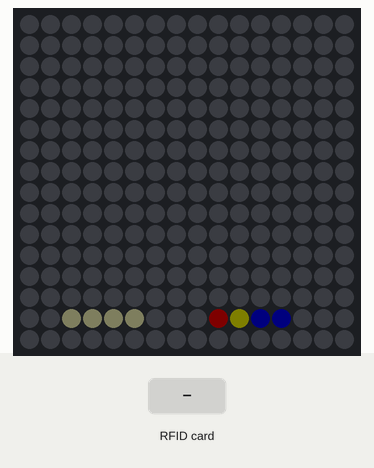
This sketch was run on a simulated Arduino Uno, built with avr-gcc and run on an emulated ATmega328P. Shown: 16×16 RGB LED matrix (first LED top left, wired row by row). The inputs (shaded band) are chosen by the test bench. Dim RGB values are drawn brighter than linear; random numbers use the default seed unless the sketch sets one; what the sketch prints to the serial monitor is not drawn.

Above: at 1.8 s.
1.9 s: RFID card 04 6E 22 BB held to the reader
3.9 s: RFID card 82 78 C0 80 held to the reader
5.9 s: RFID card 00 00 00 00 held to the reader
Timing chart, 0 to 8.9 s (numbered marks = the images above; inputs shaded):
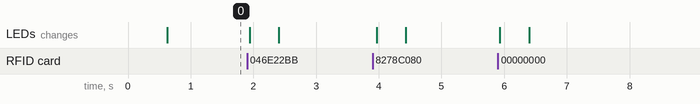

The sketch:

rfid_4reader_farben_V2.ino
```cpp
/* =========================================================================
   4 RFID-Reader (RC522) mit Farbzuordnung + 16x16 LED-Matrix
   -------------------------------------------------------------------------
   16 Chips, jeweils 4 pro Farbe (Rot / Gruen / Blau / Gelb).

   Alle Farben stehen als RGB-Werte im Array farben[]:
       farben[0] = Weiss   (kein Chip / unbekannter Chip)
       farben[1] = Rot
       farben[2] = Gruen
       farben[3] = Blau
       farben[4] = Gelb

   Jeder Reader hat eine eigene Variable farbeReader[0..3]. Sie enthaelt
   den INDEX in farben[] (0..4):
     - Chip liegt auf  -> Farbindex aus der Tabelle CHIPS
     - kein Chip       -> 0 (Weiss)

   Jeder Reader hat ausserdem einen festen Pixel auf der Matrix, der seine
   aktuelle Farbe anzeigt (siehe READER_LED_REIHE / READER_LED_POSITION):
       Reader 1 -> Reihe 15, Position 3
       Reader 2 -> Reihe 15, Position 4
       Reader 3 -> Reihe 15, Position 5
       Reader 4 -> Reihe 15, Position 6

   Abfrage im Code z.B. so:
       if (farbeReader[2] == 1) { ... }            // Reader 3 hat Rot
       setLED(1, 1, farben[farbeReader[2]]);       // Farbe direkt anzeigen

   Die serielle Ausgabe dient nur zur Einrichtung (UIDs auslesen) und
   kann im fertigen Produkt entfernt werden.

   VERKABELUNG (Arduino UNO)
     Gemeinsam an alle 4 Reader:
       SCK   -> Pin 13
       MOSI  -> Pin 11
       MISO  -> Pin 12
       RST   -> Pin 9
       3.3V  -> 3.3V     (NICHT 5V!)
       GND   -> GND
     Einzeln pro Reader:
       SDA/SS Reader 1 -> Pin 10
       SDA/SS Reader 2 -> Pin 8
       SDA/SS Reader 3 -> Pin 7
       SDA/SS Reader 4 -> Pin 6
     LED-Matrix:
       DIN   -> Pin 5
   ========================================================================= */

#include <SPI.h>
#include <MFRC522.h>
#include <Adafruit_GFX.h>
#include <Adafruit_NeoMatrix.h>
#include <Adafruit_NeoPixel.h>

#define PIN 5    // Datenpin der LED-Matrix

// --------------------------- Konfiguration -------------------------------

const byte ANZAHL_READER = 4;

const byte RST_PIN  = 9;   // gemeinsam fuer alle Reader
const byte SS_PIN_1 = 10;
const byte SS_PIN_2 = 8;
const byte SS_PIN_3 = 7;
const byte SS_PIN_4 = 6;

// Laenge der UID in Byte. Die meisten MIFARE-Classic-Chips haben 4 Byte.
// Falls deine Chips 7 Werte ausgeben, hier auf 7 aendern.
const byte UID_LAENGE = 4;

// So viele fehlgeschlagene Abfragen in Folge, bevor "Chip entfernt" gilt.
const byte MAX_FEHLVERSUCHE = 3;

// Pause zwischen zwei kompletten Abfragerunden (ms)
const unsigned int POLL_INTERVALL = 30;

// Wartezeit nach dem Einschalten einer Antenne (ms).
// Falls Chips unzuverlaessig erkannt werden: zuerst erhoehen (z.B. auf 10).
const byte ANTENNEN_WARTEZEIT = 5;

// ---------------------- LED-Zuordnung der Reader -------------------------
// Welcher Pixel der Matrix gehoert zu welchem Reader?
// Das sind die Pixel, die vorher als Testpixel gedient haben.
// Willst du die Anzeige woanders hin verlegen, aenderst du nur diese Zeilen.

const byte READER_LED_REIHE = 15;
const byte READER_LED_POSITION[ANZAHL_READER] = { 3, 4, 5, 6 };

// ------------------------------ Farben -----------------------------------

const byte ANZAHL_FARBEN = 5;

int farben[ANZAHL_FARBEN][3] =
{
  {255, 255, 220},  // 0 Weiss
  {255,   0,   0},  // 1 Rot
  {  0, 255,   0},  // 2 Gruen
  {  0,   0, 255},  // 3 Blau
  {255, 255,   0}   // 4 Gelb
};

// Nur fuer die serielle Ausgabe waehrend der Einrichtung.
// Reihenfolge muss zu farben[] passen!
const char* const FARB_NAMEN[ANZAHL_FARBEN] = {
  "Weiss", "Rot", "Gruen", "Blau", "Gelb"
};

// ------------------------- Chip-Farb-Tabelle -----------------------------
// Hier die UIDs deiner 16 Chips eintragen, dahinter der Farbindex (1..4).
// Schreibweise wahlweise hexadezimal {0xA3, 0x2F, 0x91, 0x7B}
// oder dezimal                       {163,  47,   145,  123}

struct Chip {
  byte uid[UID_LAENGE];
  byte farbe;             // Index in farben[]
};

const Chip CHIPS[] = {
  // ---- Rot (1) ----
  { {0x04, 0x6E, 0x22, 0xBB}, 1 },
  { {0x82, 0x78, 0xC0, 0x80}, 1 },
  { {0x00, 0x00, 0x00, 0x00}, 1 },
  { {0x00, 0x00, 0x00, 0x00}, 1 },
  // ---- Gruen (2) ----
  { {0x9C, 0x6F, 0xA5, 0x80}, 2 },
  { {0x00, 0x00, 0x00, 0x00}, 2 },
  { {0x00, 0x00, 0x00, 0x00}, 2 },
  { {0x00, 0x00, 0x00, 0x00}, 2 },
  // ---- Blau (3) ----
  { {0xD6, 0x33, 0xC7, 0x80}, 3 },
  { {0x00, 0x00, 0x00, 0x00}, 3 },
  { {0x00, 0x00, 0x00, 0x00}, 3 },
  { {0x00, 0x00, 0x00, 0x00}, 3 },
  // ---- Gelb (4) ----
  { {0xB5, 0x0E, 0xC7, 0x80}, 4 },
  { {0x00, 0x00, 0x00, 0x00}, 4 },
  { {0x00, 0x00, 0x00, 0x00}, 4 },
  { {0x00, 0x00, 0x00, 0x00}, 4 }
};

const byte ANZAHL_CHIPS = sizeof(CHIPS) / sizeof(CHIPS[0]);

// --------------------------- Spielvariablen ------------------------------

// Zufaellige Reihenfolge merken (Farbindizes 1..4)
int rndReihenfolge[4];

// Variablen fuer das Blinken
unsigned long letzteZeit = 0;
bool ledAn = false;

// ------------------------------ LED-Matrix -------------------------------
// 16x16 LED-Matrix an PIN
Adafruit_NeoMatrix matrix = Adafruit_NeoMatrix(
  16, 16, PIN,
  NEO_MATRIX_TOP + NEO_MATRIX_LEFT +
  NEO_MATRIX_ROWS + NEO_MATRIX_ZIGZAG,
  NEO_GRB + NEO_KHZ800
);

// ------------------------------ Objekte ----------------------------------

MFRC522 reader[ANZAHL_READER] = {
  MFRC522(SS_PIN_1, RST_PIN),
  MFRC522(SS_PIN_2, RST_PIN),
  MFRC522(SS_PIN_3, RST_PIN),
  MFRC522(SS_PIN_4, RST_PIN)
};

// ------------------------------ Zustand ----------------------------------

// Farbindex pro Reader: farbeReader[0] = Reader 1 (Pin 10) usw.
byte farbeReader[ANZAHL_READER];

byte aktuelleUid[ANZAHL_READER][UID_LAENGE];  // UID des aktuell liegenden Chips
bool chipLiegtAuf[ANZAHL_READER];             // liegt gerade ein Chip drauf?
byte fehlversuche[ANZAHL_READER];             // Zaehler fuer Aussetzer

// --------------------------- Hilfsfunktionen -----------------------------

// Fragt einen Reader ab. Liefert true, wenn ein Chip im Feld liegt,
// und schreibt dessen UID nach uidZiel.
// Es ist immer nur die Antenne des gerade abgefragten Readers an
// (verhindert gegenseitige Stoerung und entlastet den 3.3V-Regler).
bool leseChip(MFRC522 &r, byte* uidZiel) {
  bool gefunden = false;

  r.PCD_AntennaOn();
  delay(ANTENNEN_WARTEZEIT);

  byte atqa[2];
  byte atqaGroesse = sizeof(atqa);

  // WUPA weckt Chips sowohl aus IDLE als auch aus HALT
  MFRC522::StatusCode status = r.PICC_WakeupA(atqa, &atqaGroesse);

  if (status == MFRC522::STATUS_OK || status == MFRC522::STATUS_COLLISION) {
    if (r.PICC_ReadCardSerial()) {
      memcpy(uidZiel, r.uid.uidByte, UID_LAENGE);
      gefunden = true;
    }
    r.PICC_HaltA();
  }

  r.PCD_AntennaOff();
  return gefunden;
}

// Sucht den Farbindex zu einer UID. Unbekannter Chip -> 0 (Weiss)
byte findeFarbe(const byte* uid) {
  for (byte i = 0; i < ANZAHL_CHIPS; i++) {
    if (memcmp(uid, CHIPS[i].uid, UID_LAENGE) == 0) {
      return CHIPS[i].farbe;
    }
  }
  return 0;
}

// Ist ein Tabelleneintrag noch ein unausgefuellter Platzhalter (alles 0)?
bool istPlatzhalter(byte index) {
  for (byte j = 0; j < UID_LAENGE; j++) {
    if (CHIPS[index].uid[j] != 0x00) return false;
  }
  return true;
}

// Serielle Ausgabe eines Readers (nur zur Einrichtung). uid == NULL -> kein Chip
void melde(byte index, const byte* uid) {
  Serial.print(F("Reader "));
  Serial.print(index + 1);
  Serial.print(F(" -> "));

  if (uid != NULL && farbeReader[index] == 0) {
    Serial.print(F("Unbekannter Chip"));
  } else {
    Serial.print(FARB_NAMEN[farbeReader[index]]);
  }

  if (uid != NULL) {
    Serial.print(F("   [dez: "));
    for (byte i = 0; i < UID_LAENGE; i++) {
      Serial.print(uid[i], DEC);
      if (i < UID_LAENGE - 1) Serial.print(' ');
    }
    Serial.print(F(" | hex: "));
    for (byte i = 0; i < UID_LAENGE; i++) {
      if (uid[i] < 0x10) Serial.print('0');
      Serial.print(uid[i], HEX);
      if (i < UID_LAENGE - 1) Serial.print(' ');
    }
    Serial.print(']');
  } else {
    Serial.print(F("   [kein Chip]"));
  }

  Serial.println();
}

// Prueft die Tabelle beim Start auf typische Eintragungsfehler
void pruefeTabelle() {
  Serial.println(F("--- Tabellenpruefung ---"));

  // 1) Noch nicht ausgefuellte Platzhalter
  byte offen = 0;
  for (byte i = 0; i < ANZAHL_CHIPS; i++) {
    if (istPlatzhalter(i)) offen++;
  }
  if (offen > 0) {
    Serial.print(F("HINWEIS: "));
    Serial.print(offen);
    Serial.print(F(" von "));
    Serial.print(ANZAHL_CHIPS);
    Serial.println(F(" Eintraegen noch leer (UID 00 00 00 00)"));
  }

  // 2) Doppelt eingetragene UIDs (Platzhalter ignorieren)
  for (byte i = 0; i < ANZAHL_CHIPS; i++) {
    if (istPlatzhalter(i)) continue;
    for (byte j = i + 1; j < ANZAHL_CHIPS; j++) {
      if (istPlatzhalter(j)) continue;
      if (memcmp(CHIPS[i].uid, CHIPS[j].uid, UID_LAENGE) == 0) {
        Serial.print(F("FEHLER: Zeile "));
        Serial.print(i + 1);
        Serial.print(F(" und Zeile "));
        Serial.print(j + 1);
        Serial.println(F(" haben dieselbe UID!"));
      }
    }
  }

  // 3) Verteilung pro Farbe (Index 1..4) - erwartet werden 4 pro Farbe
  for (byte f = 1; f < ANZAHL_FARBEN; f++) {
    byte anzahl = 0;
    for (byte i = 0; i < ANZAHL_CHIPS; i++) {
      if (CHIPS[i].farbe == f) anzahl++;
    }
    Serial.print(FARB_NAMEN[f]);
    Serial.print(F(": "));
    Serial.print(anzahl);
    Serial.print(F(" Chips"));
    if (anzahl != 4) Serial.print(F("   <-- erwartet waren 4!"));
    Serial.println();
  }

  // 4) Ungueltige Farbindizes
  for (byte i = 0; i < ANZAHL_CHIPS; i++) {
    if (CHIPS[i].farbe < 1 || CHIPS[i].farbe >= ANZAHL_FARBEN) {
      Serial.print(F("FEHLER: Zeile "));
      Serial.print(i + 1);
      Serial.println(F(" hat einen ungueltigen Farbindex (erlaubt: 1..4)!"));
    }
  }

  Serial.println(F("------------------------"));
}

// Eigene Funktion zum Ansprechen einer LED (Reihe/Position ab 1)
void setLED(int reihe, int position, int setfarben[3]) {
  matrix.drawPixel(
    position - 1,   // Spalte
    reihe - 1,      // Reihe
    matrix.Color(setfarben[0], setfarben[1], setfarben[2])
  );
}

//       2    2       255   255   0
//       │    │        │     │     │
//       │    │        │     │     └─ Blau
//       │    │        │     └─────── Grün
//       │    │        └───────────── Rot
//       │    └────────────────────── Position 2
//       └─────────────────────────── Reihe 2

// Setzt den zum Reader gehoerenden Pixel auf dessen aktuelle Farbe.
// farbeReader[index] == 0 bedeutet Weiss, also kein oder unbekannter Chip.
void zeigeReaderFarbe(byte index) {
  setLED(
    READER_LED_REIHE,
    READER_LED_POSITION[index],
    farben[farbeReader[index]]
  );
  matrix.show();
}

// Zufaellige Reihenfolge generieren (Farbindizes 1..4)
void generiereRndReihenfolge() {
  for (int i = 0; i < 4; i++) {
    rndReihenfolge[i] = random(1, 5);   // 1..4 (obere Grenze exklusiv)
  }
}

// Zufaellige Reihenfolge anzeigen                            // AUSKOMMENTIEREN
void zeigeRndReihenfolge() {
  for (int i = 0; i < 4; i++) {
    int farbe = rndReihenfolge[i];   // gespeicherten Farbindex auslesen

    setLED(
      15,             // Reihe 15
      10 + i,         // Position 10 bis 13
      farben[farbe]
    );
  }
  matrix.show();
}

// --------------------------------- Setup ---------------------------------

void setup() {
    // LED-Matrix
  matrix.begin();
  matrix.setBrightness(4);   // Helligkeit einstellen
  matrix.fillScreen(0);      // alle LEDs ausschalten

  // Zufallsgenerator starten
  randomSeed(analogRead(A0));

  // Zufaellige Reihenfolge erzeugen und auf Position 10-13 anzeigen
  generiereRndReihenfolge();
  zeigeRndReihenfolge();

  // Hinweis: Die frueheren Testpixel auf Reihe 15, Position 3-6 werden
  // jetzt als Statusanzeige der vier Reader verwendet. Sie werden weiter
  // unten im Startzustand auf Weiss gesetzt.

  matrix.show();

  // RFID-Sensoren
  Serial.begin(9600);
  while (!Serial) { ; }   // nur bei Boards mit nativem USB relevant

  SPI.begin();

  Serial.println(F("=== Start: 4 RFID-Reader ==="));

  for (byte i = 0; i < ANZAHL_READER; i++) {
    reader[i].PCD_Init();
    delay(10);

    // Diagnose: Erwartung "Firmware Version: 0x92" o.ae. - NICHT 0x00 oder 0xFF.
    Serial.print(F("Reader "));
    Serial.print(i + 1);
    Serial.print(F(": "));
    reader[i].PCD_DumpVersionToSerial();

    // Bei zu geringer Reichweite Empfindlichkeit erhoehen:
    // reader[i].PCD_SetAntennaGain(MFRC522::RxGain_max);

    // Im Betrieb soll immer nur eine Antenne gleichzeitig aktiv sein.
    reader[i].PCD_AntennaOff();

    farbeReader[i]  = 0;      // Weiss
    chipLiegtAuf[i] = false;
    fehlversuche[i] = 0;
  }

  pruefeTabelle();

  Serial.println(F("--- Startzustand ---"));
  for (byte i = 0; i < ANZAHL_READER; i++) {
    melde(i, NULL);
    zeigeReaderFarbe(i);    // alle vier Reader-Pixel auf Weiss
  }
  Serial.println(F("--------------------"));


}

// --------------------------------- Loop ----------------------------------

void loop() {
  byte uid[UID_LAENGE];

  for (byte i = 0; i < ANZAHL_READER; i++) {

    if (leseChip(reader[i], uid)) {
      // --- Ein Chip liegt auf ---
      fehlversuche[i] = 0;

      bool istNeu        = !chipLiegtAuf[i];
      bool istGewechselt = chipLiegtAuf[i] &&
                           memcmp(uid, aktuelleUid[i], UID_LAENGE) != 0;

      if (istNeu || istGewechselt) {
        memcpy(aktuelleUid[i], uid, UID_LAENGE);
        chipLiegtAuf[i] = true;
        farbeReader[i]  = findeFarbe(uid);
        melde(i, uid);
        zeigeReaderFarbe(i);    // Pixel auf die Chipfarbe setzen
      }

    } else {
      // --- Keine Antwort ---
      if (chipLiegtAuf[i]) {
        fehlversuche[i]++;

        if (fehlversuche[i] >= MAX_FEHLVERSUCHE) {
          chipLiegtAuf[i] = false;
          fehlversuche[i] = 0;
          farbeReader[i]  = 0;   // Weiss
          melde(i, NULL);
          zeigeReaderFarbe(i);    // Pixel zurueck auf Weiss
        }
      }
    }
  }

  delay(POLL_INTERVALL);
}
```
